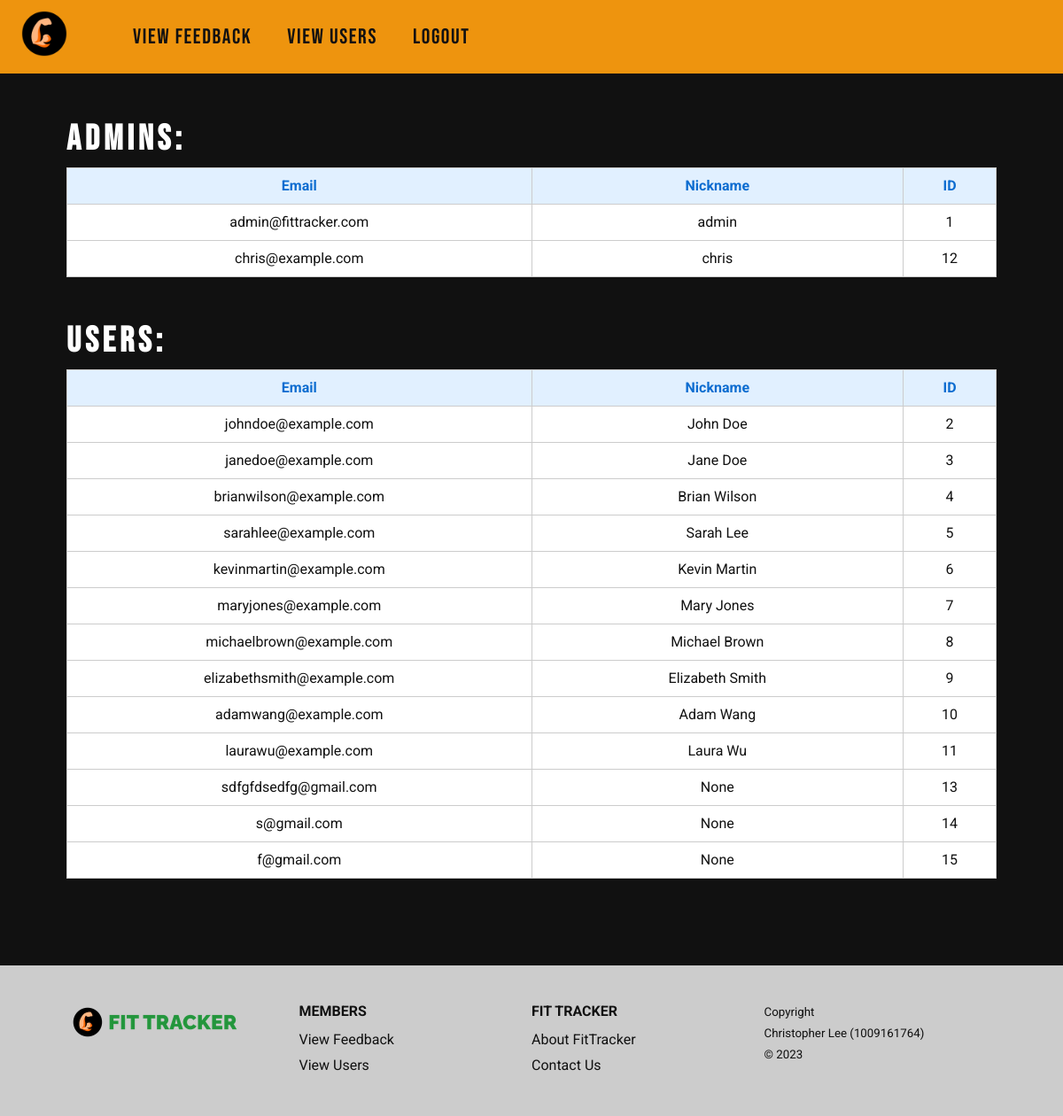
The page /viewusers (signed in) on the database its author committed.
### main.py (models this page shows)
class User(db.Model):
	id = db.Column(db.Integer, primary_key=True)
	email = db.Column(db.String(255), unique=True, nullable=False)
	password = db.Column(db.String(255), nullable=False)
	user_type = db.Column(db.Integer)
	nickname = db.Column(db.String(255))

### main.py (the view)
@app.route('/viewusers')
def viewusers():
	if(session['user_type'] == 1):
		admins = User.query\
		.filter(User.user_type==1)\
		.order_by((User.id))\
		.all()
		users = User.query\
		.filter(User.user_type==0)\
		.order_by((User.id))\
		.all()
		context = {
			"admins": admins,
			"users": users
		}
		return render_template("viewusers.html", **context)
	else:
		flash("admin only", "info")
		return redirect(url_for('login'))

### templates/viewusers.html (shortened to what this page needs)
{% extends "base.html" %}
{% block css %}
	<link rel="stylesheet" href="{{ url_for('static', filename='css/viewusers.css') }}">
{% endblock %}
{% block content %}
	<section class="bg-dark text-white">
		<div class="container">
			<h1 class="h3">
                Admins:
            </h1>
            <table>
				<colgroup>
					<col style="width:50%" />
					<col style="width:40%" />
                    <col style="width:10%" />
				</colgroup>
				<tr>
					<th class="text-center">Email</th>
					<th class="text-center">Nickname</th>
                    <th class="text-center">ID</th>
				</tr>
                {% for admin in admins %}
					<tr>
                        <td class="text-center">{{ admin.email }}</td>
                        {% if admin.nickname == "" %}
                            <td class="text-center">N/A</td>
                        {% else %}
						    <td class="text-center">{{ admin.nickname }}</td>
                        {% endif %}
                        <td class="text-center">{{ admin.id }}</td>
					</tr>
				{% endfor %}
			</table>
            <h1 class="h3">
                Users:
            </h1>
            <table>
				<colgroup>
					<col style="width:50%" />
					<col style="width:40%" />
                    <col style="width:10%" />
				</colgroup>
				<tr>
					<th class="text-center">Email</th>
					<th class="text-center">Nickname</th>
                    <th class="text-center">ID</th>
				</tr>
                {% for user in users %}
					<tr>
                        <td class="text-center">{{ user.email }}</td>
                        {% if user.nickname == "" %}
                            <td class="text-center">N/A</td>
                        {% else %}
						    <td class="text-center">{{ user.nickname }}</td>
                        {% endif %}
                            <td class="text-center">{{ user.id }}</td>
					</tr>
				{% endfor %}
			</table>
		</div>
	</section>
{% endblock %}

### static/css/style.css (style rules this page uses)
:root { --primary: #ffa726; --primary-dark: #ee940e; --secondary: #0cd030; --secondary-dark: #07b727; --dark: #111111; --white: #ffffff; --grey: #999999; --mediumgrey: #cccccc; --lightgrey: #f5f5f5; --black: #000000; --red: #fa2a2a; --lightred: #fb8686; --green: #0cd030; --lightgreen: #a2ffb3; --button-font-size: 1rem; --button-radius: 5px; --button-padding: 0.5rem 1rem; --button-large-font-size: 1.5rem; --button-large-padding: 1rem 2rem; --button-large-radius: 8px; --flash-error-bg: #ffeff2; --flash-error-color: #fa2a2a; --flash-success-bg: #e7fbf4; --flash-success-color: #0cd030; --flash-info-bg: #e1f0ff; --flash-info-color: #0c6cd0; }
* { box-sizing: border-box; }
html { font-size: 100%; }
html, body { margin: 0; padding: 0; }
body { display: flex; flex-direction: column; min-height: 100vh; }
body { font-family: 'Roboto', sans-serif; font-size: 16px; font-weight: 400; line-height: 1.5; color: var(--dark); }
h1, h2, h3, h4, h5, h6, .h1, .h2, .h3, .h4, .h5, .h6 { margin-top: 0px; margin-bottom: 0.5rem; }
h1, h2, h3, h4, .h1, .h2, .h3, .h4 { font-family: 'Bebas Neue', cursive; letter-spacing: 0.3rem; line-height: 1.2; }
h1, .h1 { font-size: 3rem; }
h3, .h3 { font-size: 2rem; }
@media screen and (min-width: 768px) { h1, .h1 { font-size: 4rem;; } }
@media screen and (min-width: 768px) { h3, .h3 { font-size: 2.5rem; } }
.container { width: 100%; padding: 0 15px; margin: 0 auto; }
@media screen and (min-width: 480px) { .container { max-width: 95vw; } }
@media screen and (min-width: 768px) { .container { max-width: 92vw; } }
@media screen and (min-width: 1024px) { .container { max-width: 90vw; } }
.bg-dark { background-color: var(--dark); }
.text-white { color: var(--white); }
section { padding: 50px 0; }
.text-center { text-align: center; }

### static/css/viewusers.css (style rules this page uses)
table { width: 100%; border-collapse: collapse; margin-bottom: 3rem; }
table th, td { padding: 0.5em; border: 1px solid #ccc; background-color: var(--white); word-break: break-all; }
table th { background-color: var(--flash-info-bg); color: var(--flash-info-color); }
table td { color: var(--dark); }

### rows shown on the page
User: email "admin@fittracker.com", nickname "admin", id "1"
User: email "chris@example.com", nickname "chris", id "12"
User: email "johndoe@example.com", nickname "John Doe", id "2"
User: email "janedoe@example.com", nickname "Jane Doe", id "3"
User: email "brianwilson@example.com", nickname "Brian Wilson", id "4"
User: email "sarahlee@example.com", nickname "Sarah Lee", id "5"
User: email "kevinmartin@example.com", nickname "Kevin Martin", id "6"
User: email "maryjones@example.com", nickname "Mary Jones", id "7"
User: email "michaelbrown@example.com", nickname "Michael Brown", id "8"
User: email "elizabethsmith@example.com", nickname "Elizabeth Smith", id "9"
User: email "adamwang@example.com", nickname "Adam Wang", id "10"
User: email "laurawu@example.com", nickname "Laura Wu", id "11"
User: email "sdfgfdsedfg@gmail.com", nickname "None", id "13"
User: email "s@gmail.com", nickname "None", id "14"
User: email "f@gmail.com", nickname "None", id "15"
